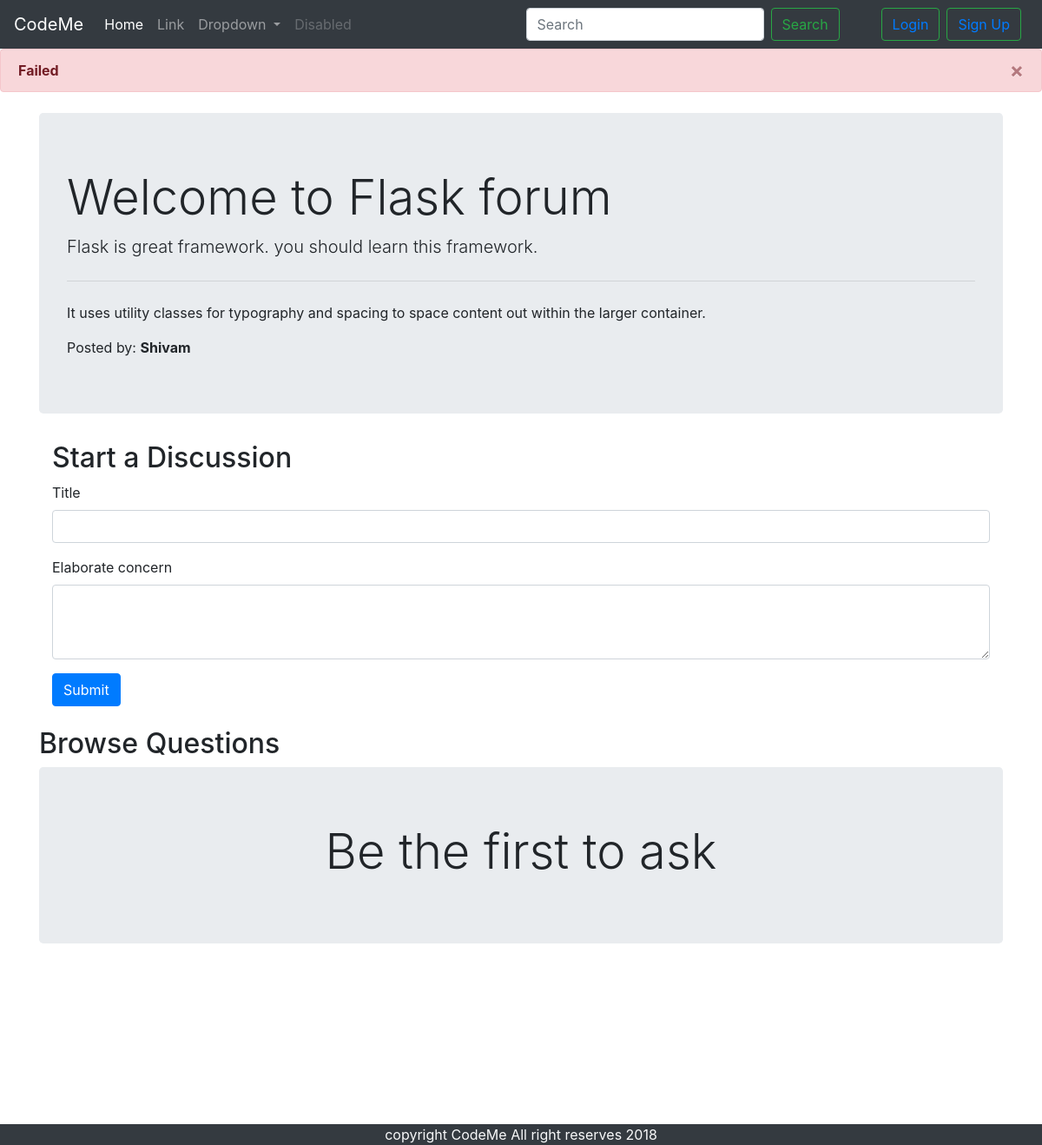
The app's page /threadlist.php?catid=3 with its own data.
### tables this page shows
CREATE TABLE `categories` (
  `category_id` int(8) NOT NULL,
  `category_name` varchar(255) NOT NULL,
  `category_description` varchar(255) NOT NULL,
  `created` datetime NOT NULL DEFAULT current_timestamp()
);

### threadlist.php (the view, shortened to what this page needs)
<!DOCTYPE html>
<html lang="en">
<head>
  <link rel="stylesheet" href="https://cdn.jsdelivr.net/npm/bootstrap@4.5.3/dist/css/bootstrap.min.css"
>
</head>
<body>
  <?php
            require "headers/dbconnect.php";
            require "headers/nav.php";
  ?>
  <div class="container my-4">
    <?php
      $id=$_GET['catid'];
      $sql="SELECT * FROM categories where category_id='$id'";
      $result=mysqli_query($conn, $sql);
      while ($row=mysqli_fetch_assoc($result)) {
        $category_name=$row['category_name'];
        $category_desc=$row['category_description'];
      }
      ?>
    <div class='jumbotron'>
      <h1 class='display-4'> Welcome to <?php echo $category_name ?> forum
      </h1>
      <p class='lead'>
        <?php echo $category_desc ?>
      </p>
      <hr class='my-4'>
      <p>It uses utility classes for typography and spacing to space content out within the larger container.</p>
      Posted by: <b>Shivam</b>
    </div>
    <div class="container">
      <h2>Start a Discussion</h2>
      <form action="<?php $_SERVER['REQUEST_URI']?>" method="post">
        <div class="form-group">
          <label for="exampleInputEmail1">Title</label>
          <input type="text" class="form-control" id="exampleInputEmail1" aria-describedby="emailHelp" name='title'>
        </div>
        <div class="form-group">
          <label for="exampleFormControlTextarea1">Elaborate concern</label>
          <textarea class="form-control" id="exampleFormControlTextarea1" rows="3" name="desc"></textarea>
        </div>
        <button type="submit" class="btn btn-primary">Submit</button>
      </form>
    </div>
  </div>
  <div class="container my-4" id="ques">
    <h2>Browse Questions</h2>
    <?php
        $noResult=true;
      if ($noResult) {
        echo "<div class='jumbotron jumbotron-fluid>
        <div class='container'>
          <h1 class='display-4 text-center'>Be the first to ask</h1>
        </div>
      </div>";
      }
      ?>
  <?php
            require "headers/footer.php";
  ?>
</body>
</html>

### threadlist.php (style rules this page uses)
#ques { min-height: 433px; }

### records on screen
categories: category_name "Flask", category_description "Flask is great framework. you should learn this framework."
